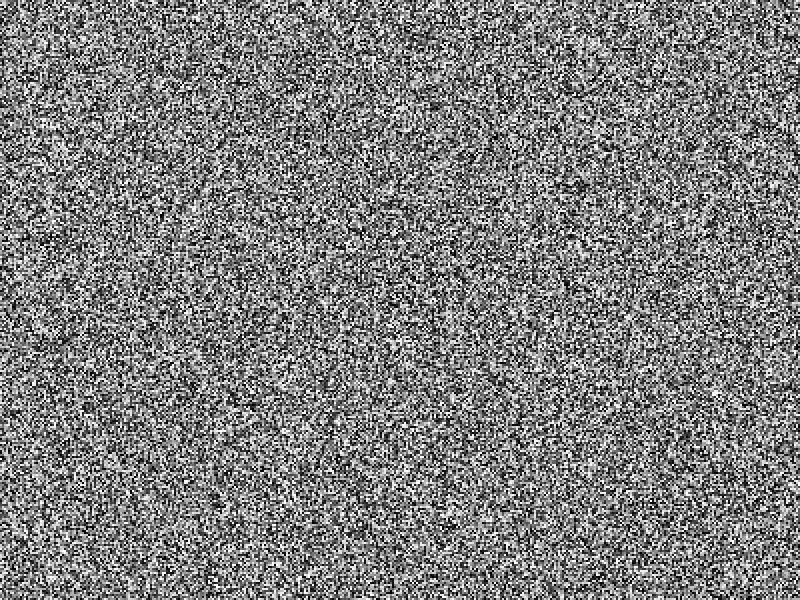
Frame 1 (no input)
Frame 60 (the mouse pressed at the canvas centre just before this capture): identical to frame 1, image omitted
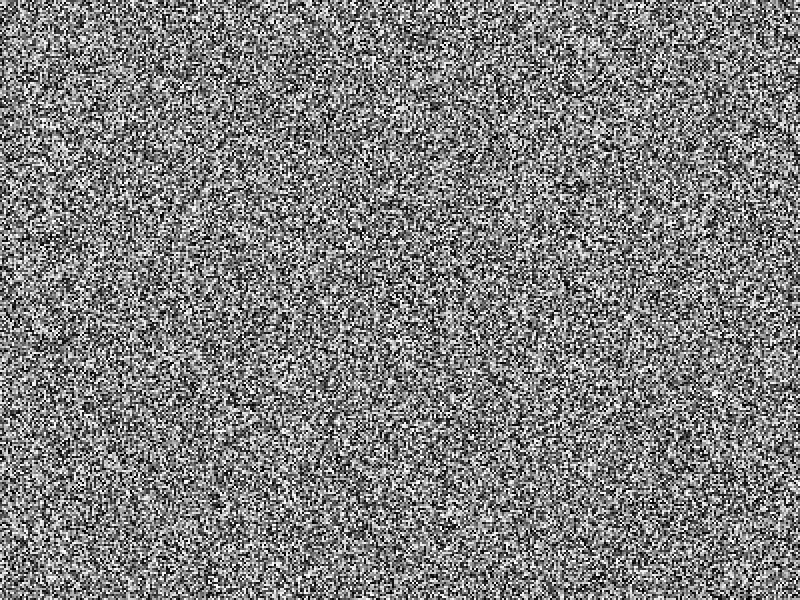
Frame 120 (the mouse held since frame 60 and released just before this capture)

The Processing sketch that drew these frames (run headless with seeded random() and noise(); from frame 60 on, the mouse is pressed at the canvas centre):

// Processing sketch: pixelMapClass
// ── pixelMapClass.pde
pixelMap test;

class pixelMap {
  int wp, hp, xinc, yinc;
  int[][] pArray;
  
  pixelMap(int w, int h) {
    wp = w;
    hp = h;
    xinc = width/wp;
    yinc = height/hp;
    
    pArray = new int[wp][hp];
    randomise();
  }
  
  void randomise() {
    for (int x=0;x<wp;x++) {
      for (int y=0;y<hp;y++) {
        pArray[x][y] = int(random(255));    
      }
    }
  }
  
  void render() {
    for (int x=0;x<wp;x++) {
      for (int y=0;y<hp;y++) {
        stroke(pArray[x][y]);
        fill(pArray[x][y]);
        rect(x*xinc, y*yinc, xinc, yinc);    
      }
    }
  }
  
  void setPixel(int x, int y) {
    pArray[x][y] = 255;
  }
  
  void getPixel() {
    int x = mouseX/xinc;
    int y = mouseY/yinc;
    pArray[x][y] = 255;
  }
}  

void setup() {
  size(800, 600);
  test = new pixelMap(width/2, height/2);
}

void draw() {
  test.render();
  if (mousePressed == true) {
    test.getPixel();
  }
}

void keyPressed() {
  if (key == ' ') {
    test.randomise();
  }
  if (key == 's') {
    test.setPixel(0,0);
    println(int(2.9));
  }
}
